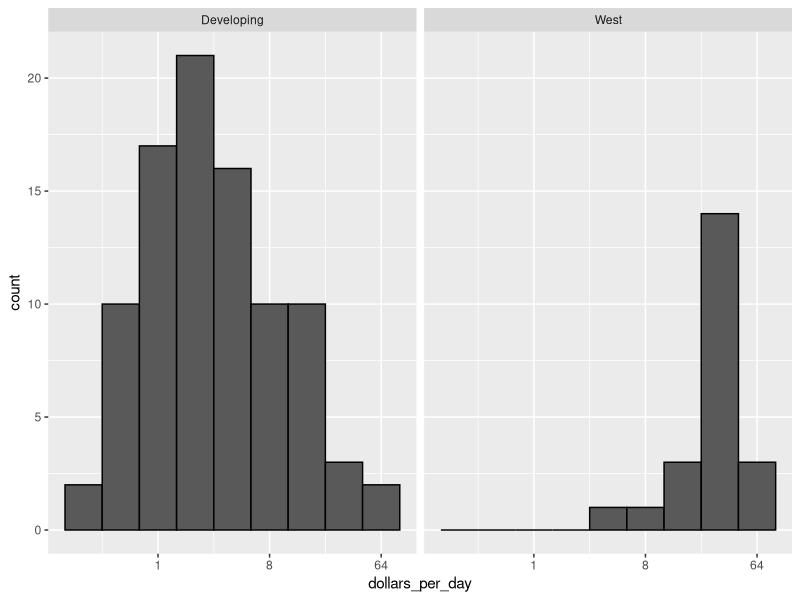
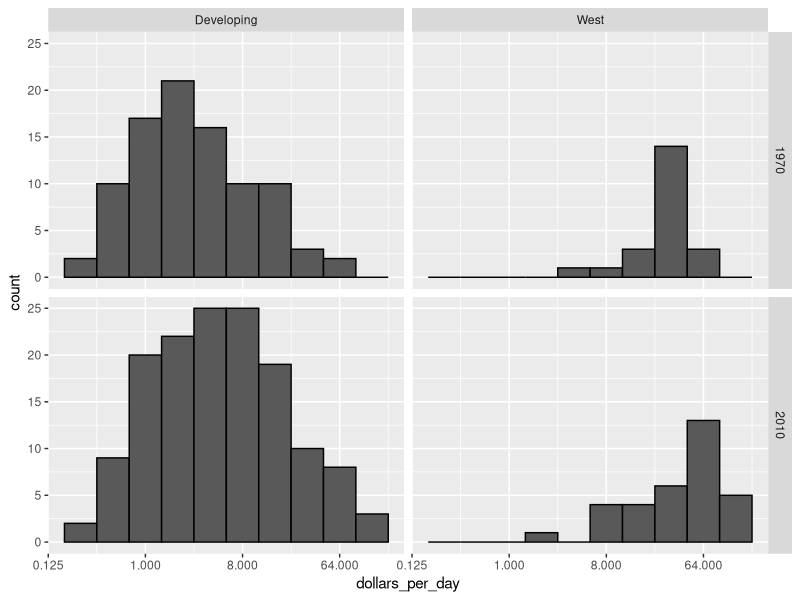
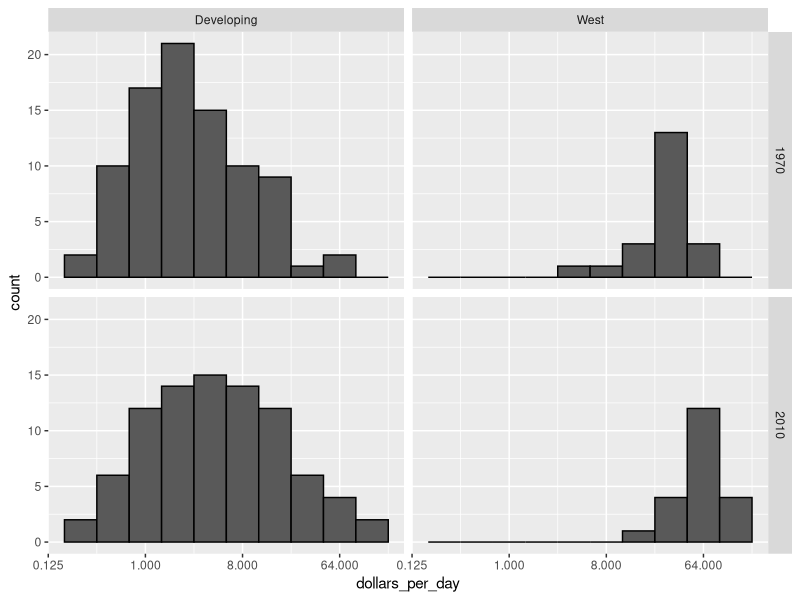
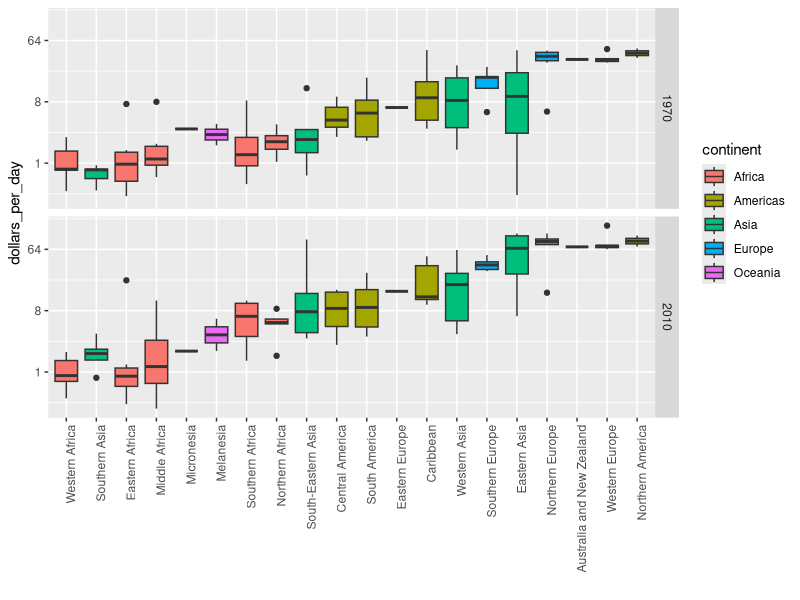
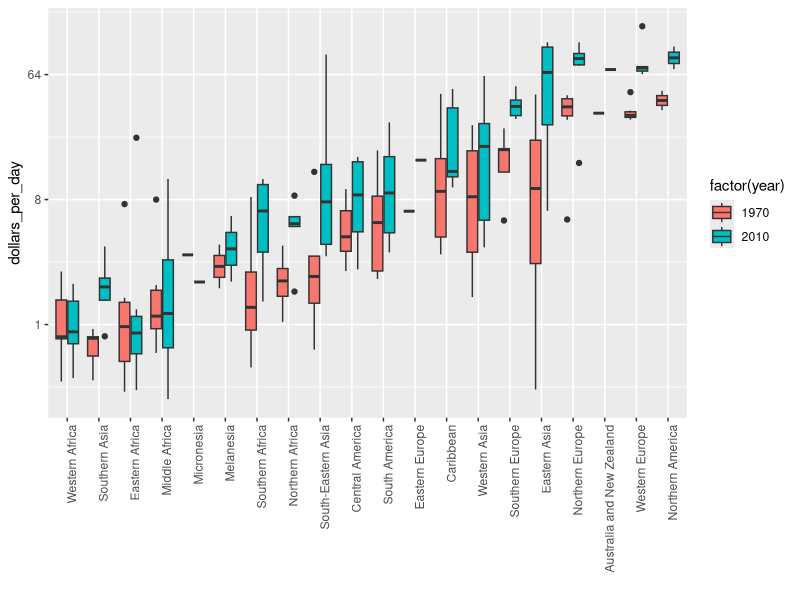
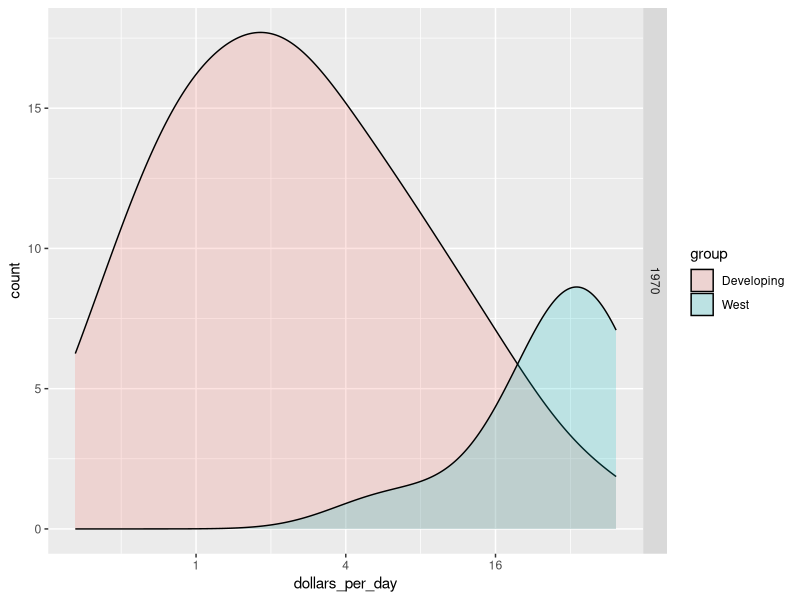

The R source for these figures, in order:
#####################Comparing Distributions###################
# lybraries add  gapminder
library(dslabs)
library(tidyverse)
library(dslabs)
data(gapminder)

############Comparing 1970-2010 west- develop world################

# add dollars per day variable and define past year
gapminder <- gapminder %>%
  mutate(dollars_per_day = gdp/population/365)
past_year <- 1970

# define Western countries
west <- c("Western Europe", "Northern Europe", "Southern Europe", "Northern America", "Australia and New Zealand")

# facet by West vs devloping
gapminder %>%
  filter(year == past_year & !is.na(gdp)) %>%
  mutate(group = ifelse(region %in% west, "West", "Developing")) %>%
  ggplot(aes(dollars_per_day)) +
  geom_histogram(binwidth = 1, color = "black") +
  scale_x_continuous(trans = "log2") +
  facet_grid(. ~ group)

# facet by West/developing and year
present_year <- 2010
gapminder %>%
  filter(year %in% c(past_year, present_year) & !is.na(gdp)) %>%
  mutate(group = ifelse(region %in% west, "West", "Developing")) %>%
  ggplot(aes(dollars_per_day)) +
  geom_histogram(binwidth = 1, color = "black") +
  scale_x_continuous(trans = "log2") +
  facet_grid(year ~ group)

############countries with data##########################
# define countries that have data available in both years
country_list_1 <- gapminder %>%
  filter(year == past_year & !is.na(dollars_per_day)) %>% .$country
country_list_2 <- gapminder %>%
  filter(year == present_year & !is.na(dollars_per_day)) %>% .$country
country_list <- intersect(country_list_1, country_list_2)

# make histogram including only countries with data available in both years
gapminder %>%
  filter(year %in% c(past_year, present_year) & country %in% country_list) %>%    # keep only selected countries
  mutate(group = ifelse(region %in% west, "West", "Developing")) %>%
  ggplot(aes(dollars_per_day)) +
  geom_histogram(binwidth = 1, color = "black") +
  scale_x_continuous(trans = "log2") +
  facet_grid(year ~ group)



#########################same Plot#############################
p <- gapminder %>%
  filter(year %in% c(past_year, present_year) & country %in% country_list) %>%
  mutate(region = reorder(region, dollars_per_day, FUN = median)) %>%
  ggplot() +
  theme(axis.text.x = element_text(angle = 90, hjust = 1)) +
  xlab("") + scale_y_continuous(trans = "log2")

p + geom_boxplot(aes(region, dollars_per_day, fill = continent)) +
  facet_grid(year ~ .)

# arrange matching boxplots next to each other, colored by year
p + geom_boxplot(aes(region, dollars_per_day, fill = factor(year)))


p <- gapminder %>%
  filter(year == past_year & country %in% country_list) %>%
  mutate(group = ifelse(region %in% west, "West", "Developing")) %>%
  ggplot(aes(dollars_per_day, y = ..count.., fill = group)) +
  scale_x_continuous(trans = "log2")
p + geom_density(alpha = 0.2, bw = 0.75) + facet_grid(year ~ .)
